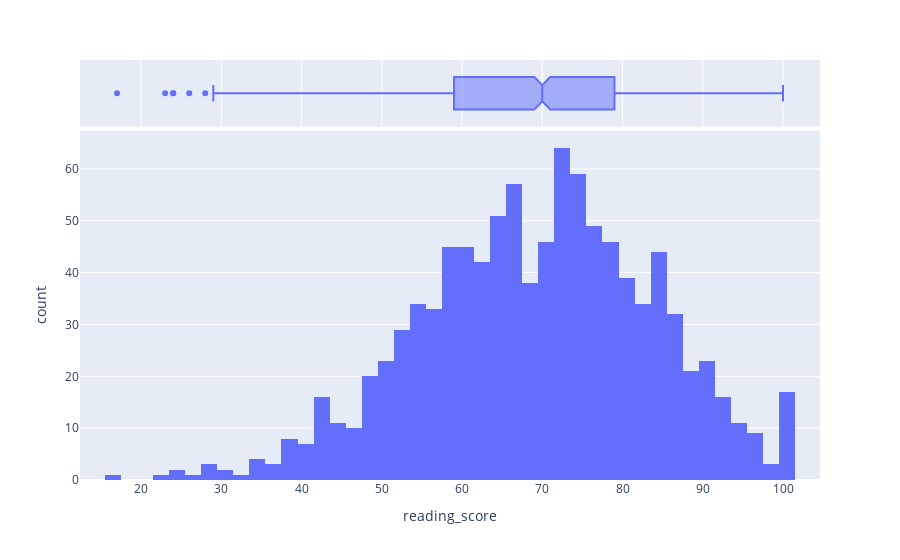

Notebook cell for this chart:
### Code cell
fig_reading_box.show()

### Figure 1 — Plotly figure (JSON) as saved in the notebook; plotly's stock layout.template omitted (floating-point values rounded to 4 significant figures; data arrays with more than 128 entries replaced by an {"elided": "..."} marker saying what was removed)
{"data": [{"alignmentgroup": "True", "bingroup": "x", "hovertemplate": "reading_score=%{x}<br>count=%{y}<extra></extra>", "legendgroup": "", "marker": {"color": "#636efa", "pattern": {"shape": ""}}, "name": "", "offsetgroup": "", "orientation": "v", "showlegend": false, "type": "histogram", "x": {"elided": "1000 int values"}, "xaxis": "x", "yaxis": "y"}, {"alignmentgroup": "True", "hovertemplate": "reading_score=%{x}<extra></extra>", "legendgroup": "", "marker": {"color": "#636efa"}, "name": "", "notched": true, "offsetgroup": "", "showlegend": false, "type": "box", "x": {"elided": "1000 int values"}, "xaxis": "x2", "yaxis": "y2"}], "layout": {"barmode": "relative", "legend": {"tracegroupgap": 0}, "margin": {"t": 60}, "xaxis": {"anchor": "y", "domain": [0, 1], "title": {"text": "reading_score"}}, "xaxis2": {"anchor": "y2", "domain": [0, 1], "matches": "x", "showgrid": true, "showticklabels": false}, "yaxis": {"anchor": "x", "domain": [0, 0.8316], "title": {"text": "count"}}, "yaxis2": {"anchor": "x2", "domain": [0.8416, 1], "matches": "y2", "showgrid": false, "showline": false, "showticklabels": false, "ticks": ""}}}
